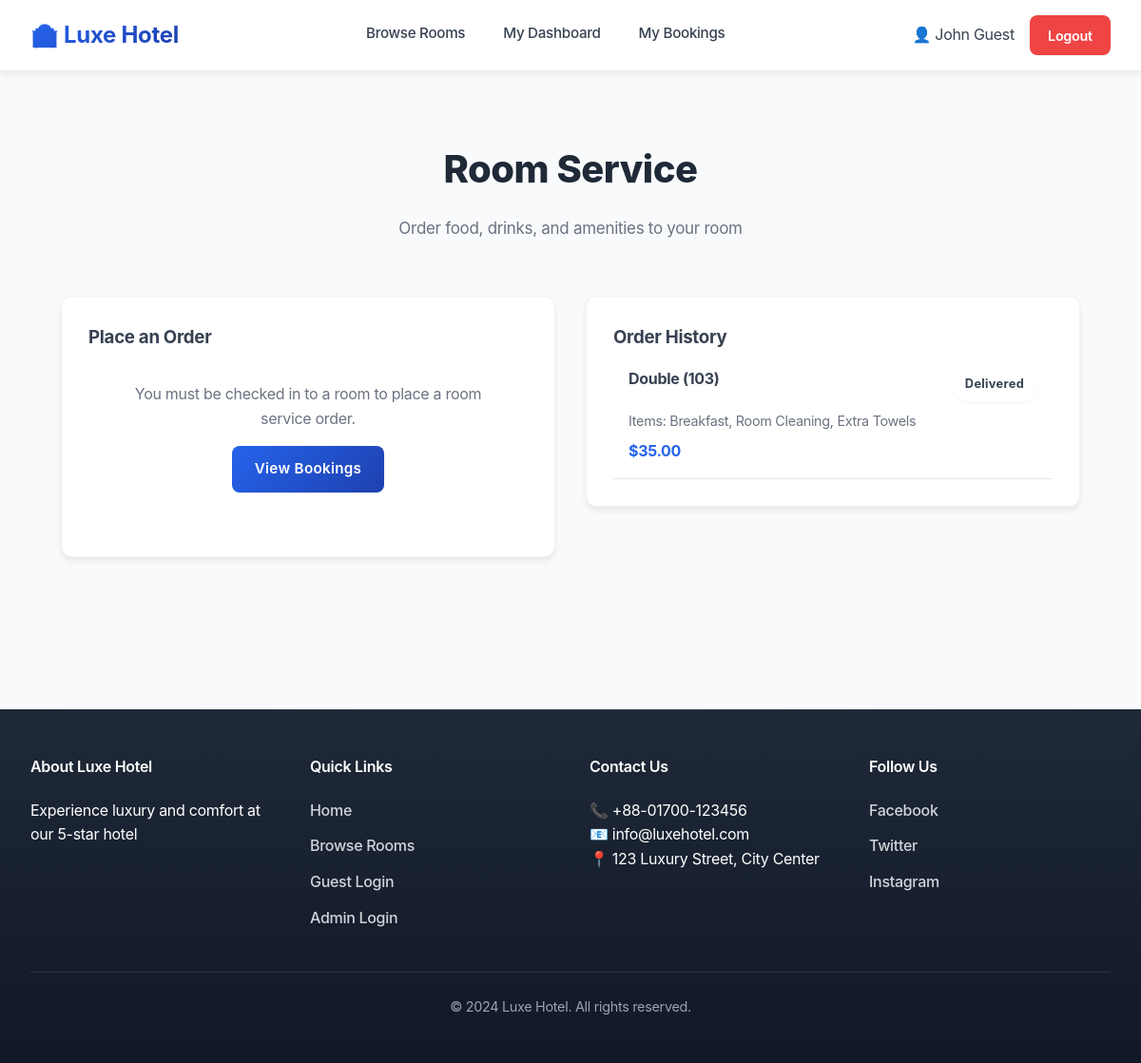
Screenshot of /guest/room_service.php (signed in) with the database file from the repository.
### tables this page shows
CREATE TABLE service_orders (
    order_id INT AUTO_INCREMENT PRIMARY KEY,
    room_id INT NOT NULL,
    booking_id INT NULL,
    items JSON NOT NULL,
    total_price DECIMAL(10, 2) NOT NULL,
    status ENUM('pending', 'preparing', 'delivered') NOT NULL DEFAULT 'pending',
    created_at TIMESTAMP DEFAULT CURRENT_TIMESTAMP,
    FOREIGN KEY (room_id) REFERENCES rooms(room_id) ON DELETE CASCADE,
    FOREIGN KEY (booking_id) REFERENCES bookings(booking_id) ON DELETE SET NULL,
    INDEX idx_room_id (room_id),
    INDEX idx_booking_id (booking_id),
    INDEX idx_status (status)
);

CREATE TABLE rooms (
    room_id INT AUTO_INCREMENT PRIMARY KEY,
    room_number VARCHAR(20) UNIQUE NOT NULL,
    room_type VARCHAR(50) NOT NULL,
    price DECIMAL(10, 2) NOT NULL,
    status ENUM('available', 'occupied', 'cleaning') NOT NULL DEFAULT 'available',
    capacity INT NOT NULL DEFAULT 2,
    created_at TIMESTAMP DEFAULT CURRENT_TIMESTAMP
);

### config.php (called while the page is built, shortened)
<?php
function app_url(string $path = ''): string {
    $normalized = ltrim($path, '/');
    $prefix = BASE_PATH === '' ? '' : BASE_PATH;
    return $normalized === '' ? ($prefix === '' ? '/' : $prefix . '/') : $prefix . '/' . $normalized;
}
?>

### guest/room_service.php (the view, shortened to what this page needs)
<?php
require_once __DIR__ . '/../includes/require_guest.php';
$user_id = $_SESSION['user_id'];
$user_rooms = [];
try {
    $stmt = $pdo->prepare("
        SELECT DISTINCT r.room_id, r.room_number, r.room_type
        FROM bookings b
        JOIN rooms r ON b.room_id = r.room_id
        WHERE b.user_id = ? AND b.status IN ('checked_in')
        ORDER BY b.check_in_date DESC
    ");
    $stmt->execute([$user_id]);
    $user_rooms = $stmt->fetchAll();
} catch (Exception $e) {}
$orders = [];
try {
    $stmt = $pdo->prepare("
        SELECT so.*, r.room_number, r.room_type
        FROM service_orders so
        JOIN rooms r ON so.room_id = r.room_id
        WHERE so.room_id IN (
            SELECT r.room_id FROM rooms r
            JOIN bookings b ON b.room_id = r.room_id
            WHERE b.user_id = ?
        )
        ORDER BY so.created_at DESC
    ");
    $stmt->execute([$user_id]);
    $orders = $stmt->fetchAll();
} catch (Exception $e) {}
?>
<!DOCTYPE html>
<html lang="en">
<head>
    <link rel="stylesheet" href="<?php echo app_url('assets/style.css'); ?>">
</head>
<body>
    <?php require_once __DIR__ . '/../includes/header.php'; ?>
    <section class="section">
        <div class="container">
            <h2 class="section-title">Room Service</h2>
            <p class="section-subtitle">Order food, drinks, and amenities to your room</p>
            <div class="grid" style="grid-template-columns: 1fr 1fr; gap: 2rem;">
                <div>
                    <div class="card">
                        <h3>Place an Order</h3>
                        <?php if (count($user_rooms) > 0): ?>
                            <form method="POST" action="">
                                <div class="form-group">
                                    <label>Room *</label>
                                    <select name="room_id" required>
                                        <option value="">Select a room...</option>
                                        <?php foreach ($user_rooms as $room): ?>
                                            <option value="<?php echo $room['room_id']; ?>">
                                                <?php echo htmlspecialchars($room['room_type']); ?> (<?php echo htmlspecialchars($room['room_number']); ?>)
                                            </option>
                                        <?php endforeach; ?>
                                    </select>
                                </div>
                                <div class="form-group">
                                    <label>Items (comma-separated) *</label>
                                    <textarea name="items" placeholder="e.g., Coffee, Sandwich, Towels, Extra Pillow" required></textarea>
                                    <small style="color: var(--text-light);">Each item is $5</small>
                                </div>
                                <button type="submit" class="btn btn-primary btn-block">Place Order</button>
                            </form>
                        <?php else: ?>
                            <div style="padding: 2rem; text-align: center;">
                                <p style="color: var(--text-light); margin-bottom: 1rem;">
                                    You must be checked in to a room to place a room service order.
                                </p>
                                <a href="<?php echo app_url('guest/my_bookings.php'); ?>" class="btn btn-primary">View Bookings</a>
                            </div>
                        <?php endif; ?>
                    </div>
                </div>
                <div>
                    <div class="card">
                        <h3>Order History</h3>
                        <?php if (count($orders) > 0): ?>
                            <div style="max-height: 400px; overflow-y: auto;">
                                <?php foreach ($orders as $order): ?>
                                    <div style="padding: 1rem; border-bottom: 1px solid var(--border);">
                                        <div style="display: flex; justify-content: space-between; align-items: start; margin-bottom: 0.5rem;">
                                            <strong><?php echo htmlspecialchars($order['room_type']); ?> (<?php echo htmlspecialchars($order['room_number']); ?>)</strong>
                                            <span class="badge badge-<?php echo $order['status']; ?>"><?php echo ucfirst(str_replace('_', ' ', $order['status'])); ?></span>
                                        </div>
                                        <p style="color: var(--text-light); font-size: 0.9rem; margin: 0.5rem 0;">
                                            Items: <?php echo implode(', ', json_decode($order['items'], true)); ?>
                                        </p>
                                        <p style="color: var(--primary); font-weight: bold;">$<?php echo number_format($order['total_price'], 2); ?></p>
                                    </div>
                                <?php endforeach; ?>
                            </div>
                        <?php else: ?>
                            <p style="color: var(--text-light); text-align: center; padding: 2rem 0;">No orders yet.</p>
                        <?php endif; ?>
                    </div>
                </div>
            </div>
        </div>
    </section>
    <?php require_once __DIR__ . '/../includes/footer.php'; ?>
</body>
</html>

### assets/style.css (style rules this page uses)
* { margin: 0; padding: 0; box-sizing: border-box; }
:root { --primary: #2563eb; --primary-light: #3b82f6; --primary-dark: #1e40af; --primary-darker: #1e3a8a; --accent: #0d9488; --accent-light: #14b8a6; --accent-dark: #0f766e; --success: #10b981; --success-light: #6ee7b7; --warning: #f59e0b; --warning-light: #fbbf24; --danger: #ef4444; --danger-light: #f87171; --dark: #1f2937; --dark-light: #374151; --light: #f9fafb; --light-hover: #f3f4f6; --border: #e5e7eb; --border-light: #f3f4f6; --text: #374151; --text-light: #6b7280; --text-lighter: #9ca3af; --gradient-primary: linear-gradient(135deg, #2563eb 0%, #1e40af 100%); --gradient-accent: linear-gradient(135deg, #0d9488 0%, #0f766e 100%); --gradient-warm: linear-gradient(135deg, #f59e0b 0%, #d97706 100%); --shadow-sm: 0 1px 2px rgba(0, 0, 0, 0.05); --shadow-md: 0 4px 6px rgba(0, 0, 0, 0.07); --shadow-lg: 0 10px 15px rgba(0, 0, 0, 0.1); --shadow-xl: 0 20px 25px rgba(0, 0, 0, 0.1); --shadow-focus: 0 0 0 3px rgba(37, 99, 235, 0.1); --transition-fast: 0.15s cubic-bezier(0.4, 0, 0.2, 1); --transition-base: 0.3s cubic-bezier(0.4, 0, 0.2, 1); --transition-slow: 0.5s cubic-bezier(0.4, 0, 0.2, 1); }
html { scroll-behavior: smooth; }
body { font-family: -apple-system, BlinkMacSystemFont, 'Segoe UI', Roboto, 'Helvetica Neue', sans-serif; background-color: var(--light); color: var(--text); line-height: 1.6; letter-spacing: -0.3px; -webkit-font-smoothing: antialiased; -moz-osx-font-smoothing: grayscale; }
a { color: var(--primary); text-decoration: none; transition: color var(--transition-fast); font-weight: 500; }
.container { max-width: 1200px; margin: 0 auto; padding: 0 2rem; }
.btn { display: inline-block; padding: 0.75rem 1.5rem; border: none; border-radius: 0.5rem; font-size: 0.95rem; cursor: pointer; transition: all var(--transition-base); font-weight: 600; text-align: center; position: relative; overflow: hidden; letter-spacing: 0.3px; }
.btn::before { content: ''; position: absolute; top: 50%; left: 50%; width: 0; height: 0; border-radius: 50%; background: rgba(255, 255, 255, 0.2); transform: translate(-50%, -50%); transition: width 0.6s, height 0.6s; }
.btn-primary { background: var(--gradient-primary); color: white; box-shadow: var(--shadow-sm); }
.card { background: white; border-radius: 0.75rem; box-shadow: var(--shadow-md); padding: 1.75rem; margin-bottom: 1.5rem; transition: all var(--transition-base); border: 1px solid rgba(0, 0, 0, 0.05); }
.badge { display: inline-block; padding: 0.5rem 0.875rem; border-radius: 9999px; font-size: 0.8rem; font-weight: 700; text-transform: capitalize; letter-spacing: 0.3px; backdrop-filter: blur(4px); box-shadow: var(--shadow-sm); }
.grid { display: grid; gap: 2rem; }
.section { padding: 4.5rem 2rem; position: relative; }
.section-title { text-align: center; font-size: 2.5rem; font-weight: 800; margin-bottom: 1rem; color: var(--dark); letter-spacing: -0.5px; }
.section-subtitle { text-align: center; color: var(--text-light); margin-bottom: 3.5rem; max-width: 650px; margin-left: auto; margin-right: auto; font-size: 1.0625rem; line-height: 1.7; }

### rows the page displays
service_orders: room.room_type "Double", room.room_number "103", status "Delivered", items "Breakfast, Room Cleaning, Extra Towels", total_price "35.00"

### other values shown
SITE_NAME "Luxe Hotel"
$user_name "John Guest"
SITE_DESC "Experience luxury and comfort at our 5-star hotel"
